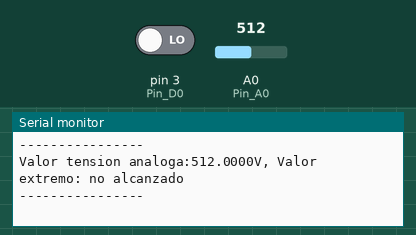
Recording of a sketch running on a simulated Arduino Uno, built with avr-gcc and run on an emulated ATmega328P. Parts: the last lines printed to the serial monitor. The inputs (shaded band) are chosen by the test bench; at power-on: A0 (Pin_A0) = 512, pin 3 (Pin_D0) LOW.

Above: at 1.2 s.
1.3 s: A0 (Pin_A0) set to 11
At 1.7 s:
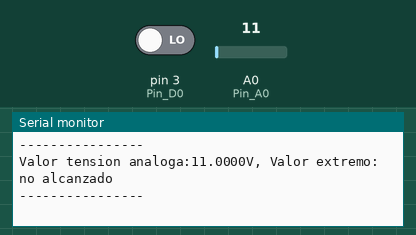
2.8 s: A0 (Pin_A0) set to 8
At 3.21 s:
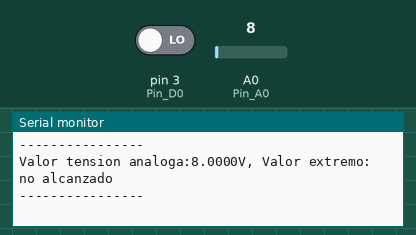
Timing chart, 0 to 5.8 s (numbered marks = the images above; inputs shaded):
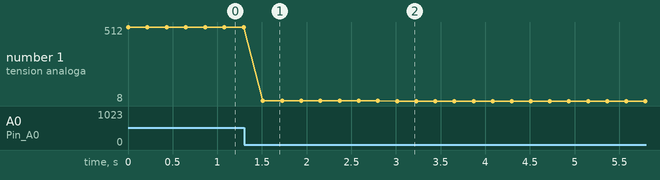

Measured:
- after the input at 1.3 s, the serial monitor: prints a new line after 0.21 s (image 1)
- after the input at 2.8 s, the serial monitor: prints a new line after 0.21 s (image 2)
- plotted number 1: 512 → 11 after the input at 1.3 s, 11 → 8 after the input at 2.8 s

The sketch:

KY-024.ino
```cpp
int Pin_A0 = A0;
int Pin_D0 = 3;

void setup()
{
  pinMode(Pin_A0, INPUT);
  pinMode(Pin_D0, INPUT);

  Serial.begin(9600);
}

void loop()
{
  float Analog;
  int Digital;

  Analog = analogRead((Pin_A0) * (5.0 / 1023.0));
  Digital = digitalRead(Pin_D0);

  Serial.print("Valor tension analoga:");Serial.print(Analog,4);Serial.print("V, ");
  Serial.print("Valor extremo:");

  if(Digital == 1)
  {
    Serial.println(" alcanzado");
  }
  else
  {
    Serial.println(" no alcanzado");
  }

  Serial.println("----------------");
  delay(200);
}
```
